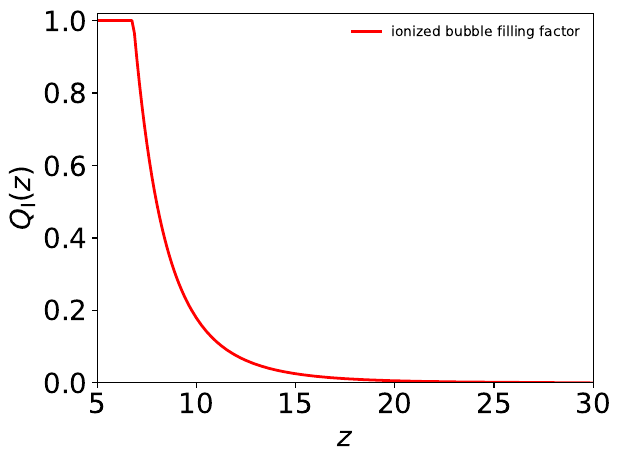

The Python source for this figure:
import numpy as np
import matplotlib.pyplot as plt
from scipy.integrate import solve_ivp


M_SUN=1.9891e33 # g
Mpc=3.08567758e24 # cm
m_H=1.6735575e-24 # g
yr=31536000 # second

Omega_m=0.32
Omega_Lambda=1-Omega_m
h=0.67
H0=100*h

f_esc=0.5

n_H=1.9e-7 # cm^{-3}

clumping_factor=3.0

alpha_B=2.5e-13 #cm^3/s

N_ion=4000.0

# M_SUN/yr/Mpc^3
def SFRD(z):
    a=0.015
    b=2.7
    c=2.9
    d=5.6
    return a*(1+z)**b/(1+((1+z)/c)**d )


def Hz(z):
    return H0*np.sqrt(Omega_m*(1+z)**3+Omega_Lambda)

# /s
def dz_dt(z):
    return -(1+z)*Hz(z)*1e5/Mpc

def dQI_dz(z,QI):
    dot_n_ion=N_ion*SFRD(z)*M_SUN/yr/(Mpc**3)/m_H # /cm^3/s
    dQI_dt=f_esc*dot_n_ion/n_H-clumping_factor*alpha_B*n_H*(1+z)**3*QI # /s
    return dQI_dt/dz_dt(z)



plt.figure()

t_eval=np.linspace(30.0,5.0,201)

sol=solve_ivp(dQI_dz,[30.0,5.0],[0.0],method='RK45',t_eval=t_eval)

index=np.where(sol.y[0][:]>1)[0]
sol.y[0][index]=1

plt.plot(sol.t,sol.y[0],linewidth=2,color='r',linestyle='-',label=r'ionized bubble filling factor')   
####


ax=plt.gca()

plt.xlim([5.0,30.0])
plt.ylim([0.0,1.02])

plt.xlabel(r'$z$',fontsize=20)
plt.ylabel(r'$Q_{\rm I}(z)$',fontsize=20)


plt.setp(ax.get_xticklabels(),fontsize=20)
plt.setp(ax.get_yticklabels(),fontsize=20)

plt.legend(loc='upper right',frameon=False,fontsize=10)
 
plt.savefig('./reionization.pdf',bbox_inches='tight')

 
